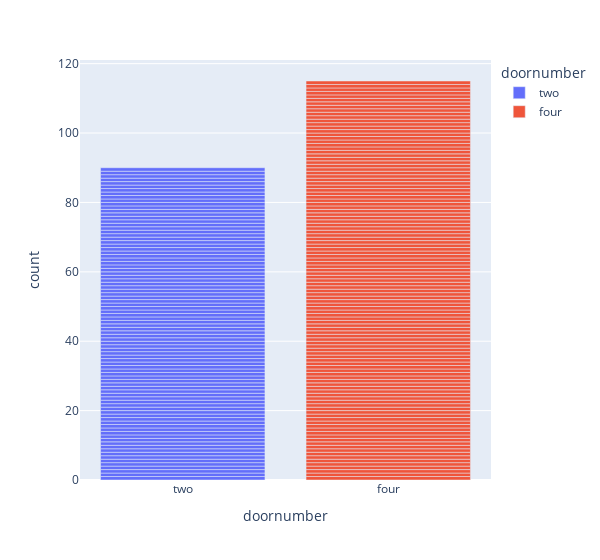

The notebook cell this image was saved under:
### Code cell
px.bar(df, x='doornumber',color='doornumber',width=600)

### Figure 1 — Plotly figure (JSON) as saved in the notebook; plotly's stock layout.template omitted (floating-point values rounded to 4 significant figures)
{"data": [{"alignmentgroup": "True", "hovertemplate": "doornumber=%{x}<br>count=%{y}<extra></extra>", "legendgroup": "two", "marker": {"color": "#636efa", "pattern": {"shape": ""}}, "name": "two", "offsetgroup": "two", "orientation": "v", "showlegend": true, "textposition": "auto", "type": "bar", "x": ["two", "two", "two", "two", "two", "two", "two", "two", "two", "two", "two", "two", "two", "two", "two", "two", "two", "two", "two", "two", "two", "two", "two", "two", "two", "two", "two", "two", "two", "two", "two", "two", "two", "two", "two", "two", "two", "two", "two", "two", "two", "two", "two", "two", "two", "two", "two", "two", "two", "two", "two", "two", "two", "two", "two", "two", "two", "two", "two", "two", "two", "two", "two", "two", "two", "two", "two", "two", "two", "two", "two", "two", "two", "two", "two", "two", "two", "two", "two", "two", "two", "two", "two", "two", "two", "two", "two", "two", "two", "two"], "xaxis": "x", "y": [1, 1, 1, 1, 1, 1, 1, 1, 1, 1, 1, 1, 1, 1, 1, 1, 1, 1, 1, 1, 1, 1, 1, 1, 1, 1, 1, 1, 1, 1, 1, 1, 1, 1, 1, 1, 1, 1, 1, 1, 1, 1, 1, 1, 1, 1, 1, 1, 1, 1, 1, 1, 1, 1, 1, 1, 1, 1, 1, 1, 1, 1, 1, 1, 1, 1, 1, 1, 1, 1, 1, 1, 1, 1, 1, 1, 1, 1, 1, 1, 1, 1, 1, 1, 1, 1, 1, 1, 1, 1], "yaxis": "y"}, {"alignmentgroup": "True", "hovertemplate": "doornumber=%{x}<br>count=%{y}<extra></extra>", "legendgroup": "four", "marker": {"color": "#EF553B", "pattern": {"shape": ""}}, "name": "four", "offsetgroup": "four", "orientation": "v", "showlegend": true, "textposition": "auto", "type": "bar", "x": ["four", "four", "four", "four", "four", "four", "four", "four", "four", "four", "four", "four", "four", "four", "four", "four", "four", "four", "four", "four", "four", "four", "four", "four", "four", "four", "four", "four", "four", "four", "four", "four", "four", "four", "four", "four", "four", "four", "four", "four", "four", "four", "four", "four", "four", "four", "four", "four", "four", "four", "four", "four", "four", "four", "four", "four", "four", "four", "four", "four", "four", "four", "four", "four", "four", "four", "four", "four", "four", "four", "four", "four", "four", "four", "four", "four", "four", "four", "four", "four", "four", "four", "four", "four", "four", "four", "four", "four", "four", "four", "four", "four", "four", "four", "four", "four", "four", "four", "four", "four", "four", "four", "four", "four", "four", "four", "four", "four", "four", "four", "four", "four", "four", "four", "four"], "xaxis": "x", "y": [1, 1, 1, 1, 1, 1, 1, 1, 1, 1, 1, 1, 1, 1, 1, 1, 1, 1, 1, 1, 1, 1, 1, 1, 1, 1, 1, 1, 1, 1, 1, 1, 1, 1, 1, 1, 1, 1, 1, 1, 1, 1, 1, 1, 1, 1, 1, 1, 1, 1, 1, 1, 1, 1, 1, 1, 1, 1, 1, 1, 1, 1, 1, 1, 1, 1, 1, 1, 1, 1, 1, 1, 1, 1, 1, 1, 1, 1, 1, 1, 1, 1, 1, 1, 1, 1, 1, 1, 1, 1, 1, 1, 1, 1, 1, 1, 1, 1, 1, 1, 1, 1, 1, 1, 1, 1, 1, 1, 1, 1, 1, 1, 1, 1, 1], "yaxis": "y"}], "layout": {"barmode": "relative", "legend": {"title": {"text": "doornumber"}, "tracegroupgap": 0}, "margin": {"t": 60}, "width": 600, "xaxis": {"anchor": "y", "categoryarray": ["two", "four"], "categoryorder": "array", "domain": [0, 1], "title": {"text": "doornumber"}}, "yaxis": {"anchor": "x", "domain": [0, 1], "title": {"text": "count"}}}}
